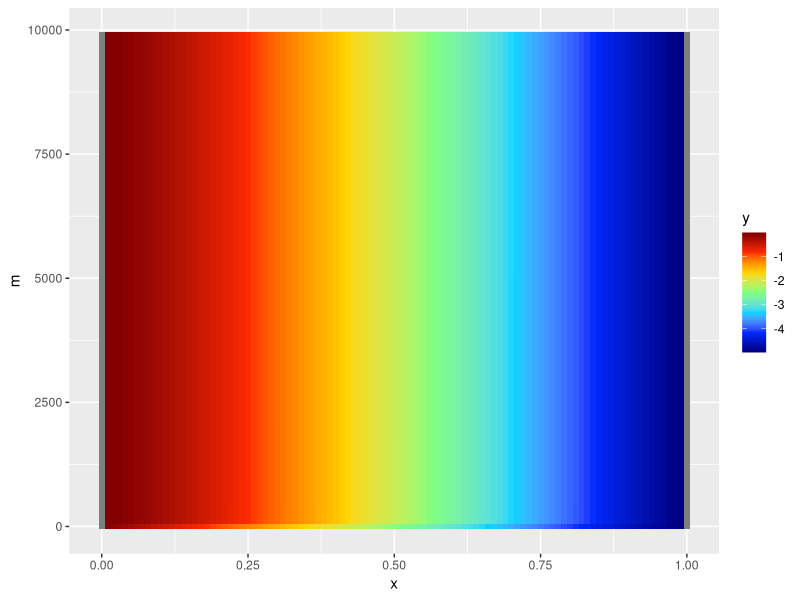

This figure's R source:
# test.model
rm(list = ls())
library(dplyr)

jet.colors <-
    colorRampPalette(
        c(
            "#00007F",
            "blue",
            "#007FFF",
            "cyan",
            "#7FFF7F",
            "yellow",
            "#FF7F00",
            "red",
            "#7F0000"
        )
    )

x  <- seq(0, 1, 0.01)
k <- seq(-10, -5, 0.1)
k <- -5
m <- seq(1, 10000, 100)
# k <- -5
ds <- expand.grid(x = x, k = k, m = m)
ds$dy <- log(ds$x / (1 - ds$x)) + ds$k * sqrt(ds$x) 
ds$y <- with(ds, x / m * log(x) + (1-x) * log(1-x) + k * x * sqrt(x) )
# ds$dy.num <- numericDeriv(y ~ x * log(x) + (1-x) * log(1-x) + k * sqrt(x) + 5*x, theta = c('x'),)

library(ggplot2)

g <- ggplot(ds, aes(x = x, y = m, fill = y)) + geom_tile() +
    scale_fill_gradientn(colors = jet.colors(7)) 

g

# plot(ds)
